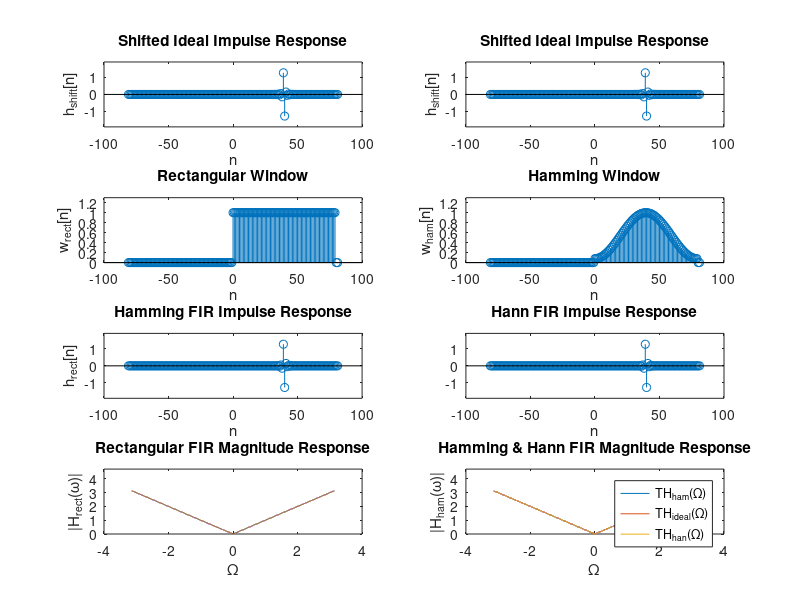

The MATLAB script that drew this image:
%% Compute
Lh = 80; L = Lh-1; n = -L-2:L+2; Om = linspace(-pi,pi,1e4+1);
wrec = @(n) (n>=0 & n<=L);
wham = @(n) (0.54-0.46*cos(2*pi*n/L)).*wrec(n);
whan = @(n) 0.5*(1-cos(2*pi*n/L));

if mod(L,2)==0
    Thshift = cos(pi*(n-L/2))./(n-L/2); 
    Thshift(n==(L/2))=0; % Since the limit is actually 0, but this point is a discontinuity
else
    Thshift = -sin(pi*(n-L/2))./(pi*(n-L/2).^2);
end

Threc = Thshift .* wrec(n);
Thham = Thshift .* wham(n);
Thhan = Thshift .* whan(n);

THrec = polyval(Threc,exp(1j*Om)).*exp(-1j*Om*L);
THham = polyval(Thham,exp(1j*Om)).*exp(-1j*Om*L);
THhan = polyval(Thhan,exp(1j*Om)).*exp(-1j*Om*L);
THideal = abs(Om);

%% Plot
subplot(4,2,1);
stem(n,Thshift); xlabel('n'); ylabel('h_{shift}[n]'); title('Shifted Ideal Impulse Response');
m = max(abs(Thshift));
ylim([-1.5*m,1.5*m]);
subplot(4,2,2);
stem(n,Thshift); xlabel('n'); ylabel('h_{shift}[n]'); title('Shifted Ideal Impulse Response');
ylim([-1.5*m,1.5*m]);

subplot(4,2,3);
stem(n,wrec(n)); xlabel('n'); ylabel('w_{rect}[n]'); title('Rectangular Window');
ylim([0,1.3]);
subplot(4,2,4);
stem(n,wham(n)); xlabel('n'); ylabel('w_{ham}[n]'); title('Hamming Window');
ylim([0,1.3]);

subplot(4,2,5);
stem(n,Thham); xlabel('n'); ylabel('h_{rect}[n]'); title('Hamming FIR Impulse Response');
ylim([-1.5*m,1.5*m]);
subplot(4,2,6);
stem(n,Thhan); xlabel('n'); title('Hann FIR Impulse Response');
ylim([-1.5*m,1.5*m]);

subplot(4,2,7);
plot(Om,abs(THrec),Om,abs(THideal)); xlabel('\Omega'); ylabel('|H_{rect}(\omega)|'); title('Rectangular FIR Magnitude Response');
m2 = max(abs([THrec,THideal]));
ylim([0,1.5*m2]);
subplot(4,2,8);
plot(Om,abs(THham),Om,abs(THideal),Om,abs(THhan)); xlabel('\Omega'); ylabel('|H_{ham}(\omega)|'); title('Hamming & Hann FIR Magnitude Response');
m2 = max(abs([THrec,THideal]));
ylim([0,1.5*m2]); legend('TH_{ham}(\Omega)','TH_{ideal}(\Omega)','TH_{han}(\Omega)');
